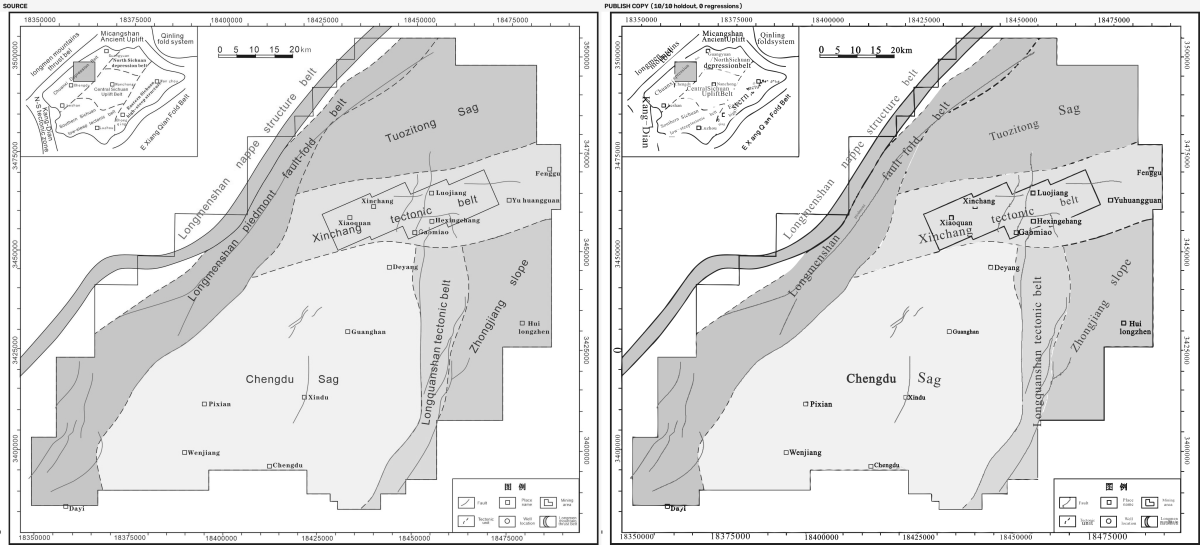
#> input picture geo_publish_compare.png, 2400 x 1090 px (shown at 1/2 size)
$ python cdr_trace.py geo_publish_compare.png out.png
#> lines starting #> are read from the running program, lines starting #| are printed output that depends on the picture; after the words box and inside, x2 and y2 are one past the last pixel; in counts of white or black regions, pixels touching at a corner belong together
### cdr_check.py
"""Quantitative comparison between a reference drawing and a reproduction.

This is the "check" half of the draw-check-correct loop: it aligns the two
images, extracts linework, and reports coverage/precision plus a per-cell
difference map, so a reproduction can be judged by numbers instead of by
impression.

Metrics (all computed with a pixel tolerance so slight offsets are forgiven):
  recall    - fraction of REFERENCE linework that the reproduction covers
              ("did we draw everything the target has?")
  precision - fraction of REPRODUCTION linework that exists in the reference
              ("did we invent things the target does not have?")
  f1        - harmonic mean of the two
"""
from __future__ import annotations

import cv2
import numpy as np


def imread_unicode(path: str, flags: int = cv2.IMREAD_GRAYSCALE) -> np.ndarray | None:
    """cv2.imread cannot handle non-ASCII (e.g. Chinese) paths on Windows;
    read the bytes ourselves and decode in memory."""
#> called with path = 'geo_publish_compare.png', flags = 0
    try:
        data = np.fromfile(path, dtype=np.uint8)
    except OSError:
        return None
    if data.size == 0:
        return None
    return cv2.imdecode(data, flags)
#> returned value is the input picture: shape (1090, 2400); min 1, max 255, mean 227.2


# [117 lines left out: functions imwrite_unicode, _load_linework, _dilate, compare, ascii_report, not called in this run]


# [9 lines that do not run on import are left out]

### cdr_trace.py
"""Vectorize a line-art image into SVG paths (real tracing, not hand drawing).

Pipeline: grayscale -> threshold -> denoise -> findContours -> approxPolyDP
simplify -> SVG path elements. The result reproduces the reference geometry
instead of approximating it with hand-placed primitives.
"""
from __future__ import annotations

import os
import sys

import cv2
import numpy as np

sys.path.insert(0, os.path.dirname(os.path.abspath(__file__)))
from cdr_check import imread_unicode  # noqa: E402


def vectorize(
    src: str,
    out_svg: str,
    thresh: int = 170,
    simplify: float = 1.2,
    min_area: float = 1.5,
    blur: int = 3,
) -> dict:
    img = imread_unicode(src, cv2.IMREAD_GRAYSCALE)
    if img is None:
        raise FileNotFoundError(src)
    h, w = img.shape[:2]
#> h = 1090; w = 2400

    if blur and blur > 1:
        img = cv2.GaussianBlur(img, (blur, blur), 0)

    # linework = dark pixels
    _, mask = cv2.threshold(img, thresh, 255, cv2.THRESH_BINARY_INV)
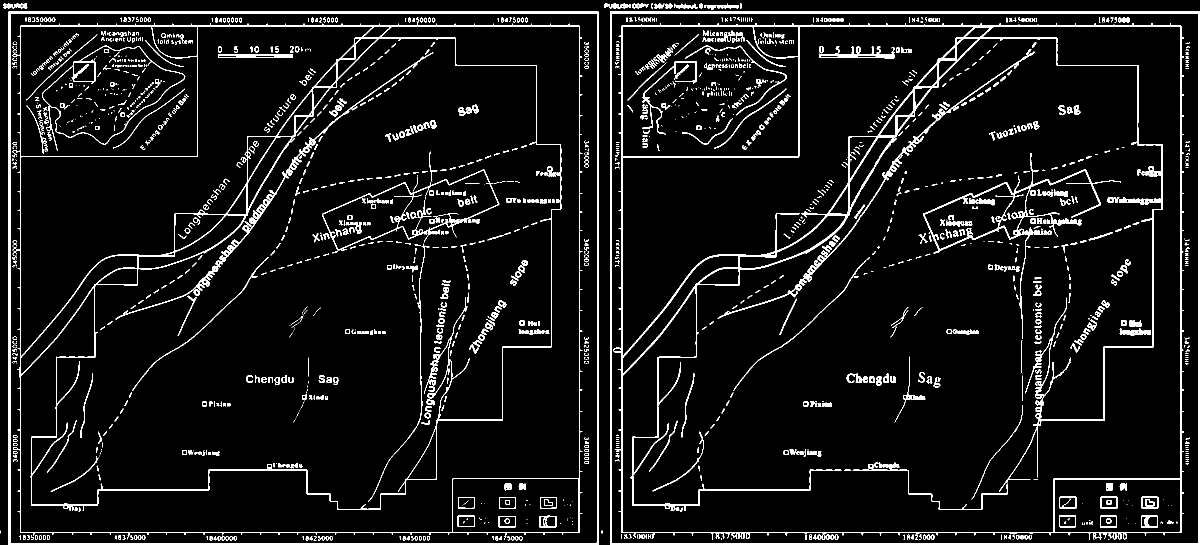
#> mask: shape (1090, 2400) (shown at 1/2 size); 7% white; 1790 white regions (806 under 20 px), largest, box (x1, y1, x2, y2) and area: (1227, 46, 2368, 1079) 34723, (25, 47, 1165, 1079) 27092, (1220, 23, 2400, 1090) 17912
    # remove single-pixel noise
    mask = cv2.morphologyEx(
        mask, cv2.MORPH_OPEN, cv2.getStructuringElement(cv2.MORPH_ELLIPSE, (2, 2))
    )
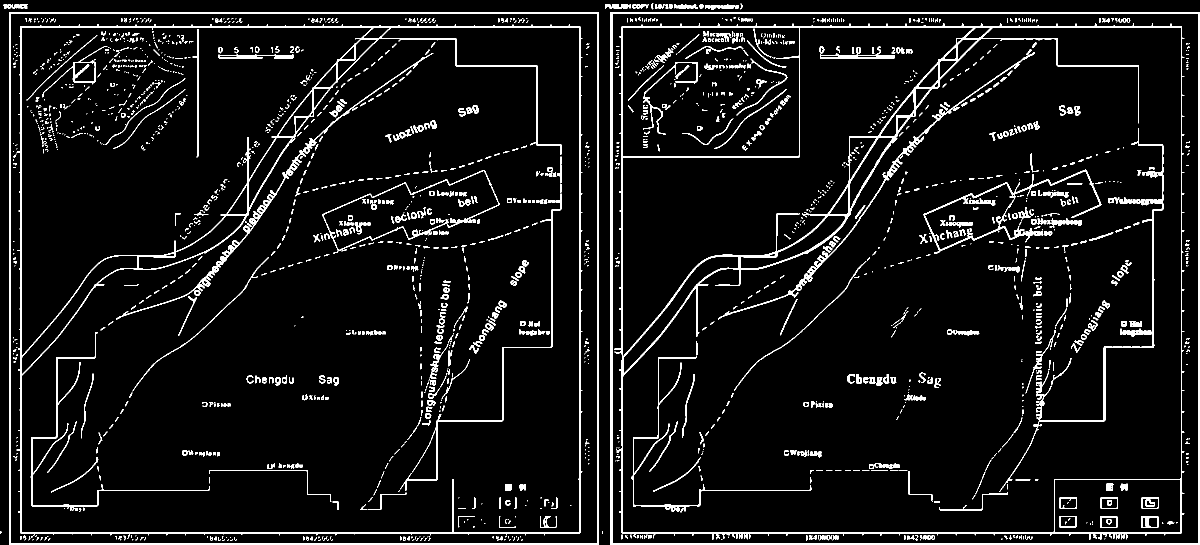
#> mask: shape (1090, 2400) (shown at 1/2 size); 6.5% white; 2123 white regions (1238 under 20 px)

    contours, hierarchy = cv2.findContours(mask, cv2.RETR_CCOMP, cv2.CHAIN_APPROX_SIMPLE)
#> contours = 2419 contours, 1779 with area under 20; largest, box (x1, y1, x2, y2) and area: (18, 24, 1198, 1090) 1255635, (1221, 24, 2400, 1090) 1254570, (21, 27, 1196, 1088) 1244432, (1224, 27, 2398, 1088) 1243376, (1228, 47, 2369, 1080) 1136928
    hierarchy = hierarchy[0] if hierarchy is not None else []

    # Split outer contours from holes. CorelDRAW does not honour
    # fill-rule="evenodd" on SVG import: it fills every path solid, which turns
    # text and thin strokes into black blobs. Drawing holes as white overlays
    # on top of the black fills reproduces the intended shape everywhere.
    outer_paths: list[str] = []
    hole_paths: list[str] = []
    pts_total = 0
    for idx, cnt in enumerate(contours):
        if cv2.contourArea(cnt) < min_area:
            continue
        ap = cv2.approxPolyDP(cnt, simplify, True)
        if len(ap) < 3:
            continue
        pts = ap.reshape(-1, 2)
        pts_total += len(pts)
        d = "M " + " L ".join(f"{int(x)},{int(y)}" for x, y in pts) + " Z"
        is_hole = idx < len(hierarchy) and hierarchy[idx][3] != -1
        (hole_paths if is_hole else outer_paths).append(d)
#> this loop made 2419 passes
#> (cnt, ap) on passes 2, 3, 5: ([[664, 1079], [663, 1080], [663, 1081], [665, 1079]], [[665, 1079], [663, 1081]]), ([[656, 1079], [655, 1080], [655, 1081], [657, 1079]], [[657, 1079], [655, 1081]]), ([[616, 1079], [615, 1080], [615, 1081], [617, 1079]], [[617, 1079], [615, 1081]])
#> after the loop, pts_total = 9493

    w_, h_ = w, h
#> w_ = 2400; h_ = 1090
    svg = [
        f'<svg xmlns="http://www.w3.org/2000/svg" width="{w_}" height="{h_}" '
        f'viewBox="0 0 {w_} {h_}">',
        f'<rect width="{w_}" height="{h_}" fill="#ffffff"/>',
        '<g fill="#000000" stroke="none">',
    ]
    svg += [f'<path d="{d}"/>' for d in outer_paths]
#> svg = 1161 items
    svg += ["</g>"]
    if hole_paths:
        svg += ['<g fill="#ffffff" stroke="none">']
        svg += [f'<path d="{d}"/>' for d in hole_paths]
#> svg = 1414 items
        svg += ["</g>"]
    svg += ["</svg>"]
    with open(out_svg, "w", encoding="utf-8") as fh:
        fh.write("\n".join(svg))

    return {
        "size": [w, h],
        "contours_found": len(contours),
        "paths_kept": len(outer_paths) + len(hole_paths),
        "outer_paths": len(outer_paths),
        "hole_paths": len(hole_paths),
        "points_total": pts_total,
        "svg": out_svg,
    }


if __name__ == "__main__":
    src = sys.argv[1]
    out = sys.argv[2]
    info = vectorize(src, out)
#> info = {'size': [2400, 1090], 'contours_found': 2419, 'paths_kept': 1409, 'outer_paths': 1158, 'hole_paths': 251, 'points_total': 9493, 'svg': 'out.png'}
    for k, v in info.items():
        print(f"{k}: {v}")
#> this loop made 7 passes
#> (k, v) on passes 1 to 7: ('size', [2400, 1090]), ('contours_found', 2419), ('paths_kept', 1409), ('outer_paths', 1158), ('hole_paths', 251), ('points_total', 9493), ('svg', 'out.png')
#| size: [2400, 1090]
#| contours_found: 2419
#| paths_kept: 1409
#| outer_paths: 1158
#| hole_paths: 251
#| points_total: 9493
#| svg: out.png
